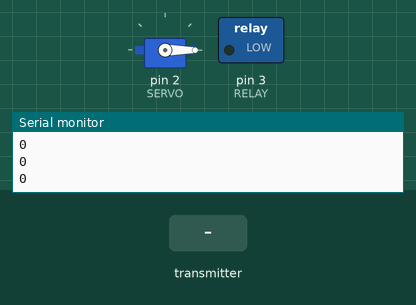
The program below on a simulated Arduino Pro Mini, built with avr-gcc and run on an emulated ATmega328P. On the bench: servo, switched loads named in the program (green lamp = pin HIGH), the last lines printed to the serial monitor. The inputs (shaded band) are chosen by the test bench. No radio packets arrive unless stated.

Above: at 1.2 s.
1.3 s: the transmitter starts sending pot = 64
At 1.6 s:
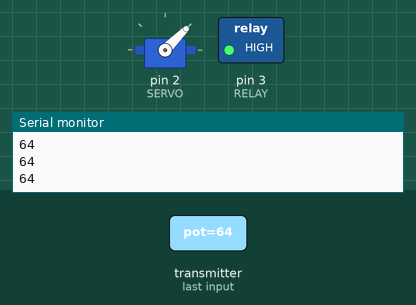
2.8 s: the transmitter starts sending pot = 128
At 4.0 s:
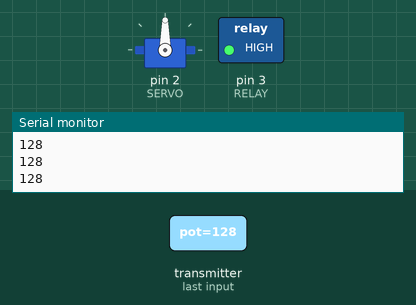
4.3 s: the transmitter starts sending pot = 255
At 5.1 s:
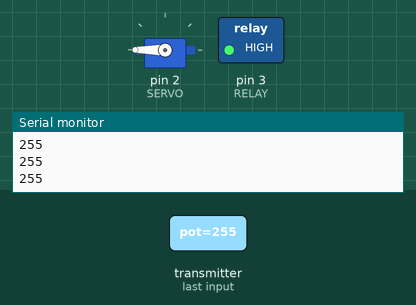
5.8 s: the transmitter starts sending pot = 0
At 6.2 s:
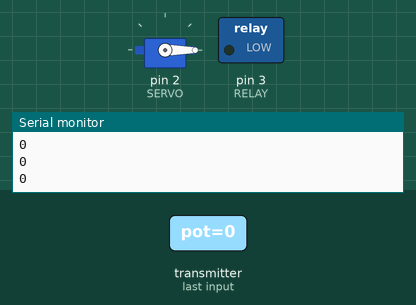
Timing chart, 0 to 8.3 s (numbered marks = the images above; inputs shaded):
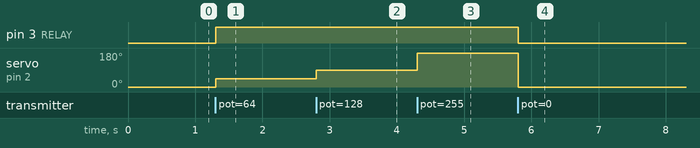

The program:

main.cpp
```cpp
#include <Arduino.h>
#include <SPI.h>

#define RX

#if defined(TX)
#include "tx.hpp"
#elif defined(RX)
#include "rx.hpp"
#elif defined(CTRL)
#include "ctrl.hpp"
#else
#error "Please define a role: TX, RX or CTRL"
#endif
```

rx.hpp
```cpp
/*
Arduino RC Receiver
*/
#include <Arduino.h>
#include <SPI.h>
#include <nRF24L01.h>
#include <RF24.h>
#include <Servo.h>
#include "config.h"

#define BAUD 9600
#define CE 9
#define CSN 10
#define TIMEOUT 500
#define SERVO 2
#define RELAY 3

Servo servo;
RF24 radio(CE, CSN); // nRF24L01 (CE, CSN)
unsigned long lastReceiveTime = 0;
unsigned long currentTime = 0;
byte pot;

void resetData()
{
    pot = 0;
}

void updateServo()
{
    int angle = map(pot, 0, 255, 0, 180);
    servo.write(angle);
}

void updateRelay()
{
    digitalWrite(RELAY, pot > 0);
}

void setup()
{
    Serial.begin(BAUD);
    servo.attach(SERVO); // init servo
    pinMode(RELAY, OUTPUT); // init relay

    radio.begin();
    radio.openReadingPipe(0, ADDRESS2);
    radio.setAutoAck(false);
    radio.setDataRate(RF24_250KBPS);
    radio.setPALevel(RF24_PA_LOW);
    radio.startListening(); //  Set the module as receiver
    resetData();

    updateRelay();
    updateServo();
    Serial.println("RX Init OK");
}

void loop()
{
    // Check lost connection
    currentTime = millis();
    if (currentTime - lastReceiveTime > TIMEOUT)
    {
        // Reset, avoid unwanted behavior
        resetData();
    }
    // Check incoming data
    if (radio.available())
    {
        radio.read(&pot, sizeof(byte));
        lastReceiveTime = millis();
    }
    // Update Relay & Servo
    updateRelay();
    updateServo();
    // Debug
    Serial.println(pot);
}
```

config.h
```cpp
#ifndef CONFIG_H
#define CONFIG_H

#include <Arduino.h>

extern const byte ADDRESS1[6] = "1TO2W";
extern const byte ADDRESS2[6] = "2TO3W";

#endif // CONFIG_H
```

Measured:
- after the input at 1.3 s, pin 3 (RELAY): LOW → HIGH at once; servo on pin 2 (SERVO): 0° → 45° at once
- after the input at 2.8 s, servo on pin 2 (SERVO): 45° → 90° at once
- after the input at 4.3 s, servo on pin 2 (SERVO): 90° → 180° at once
- after the input at 5.8 s, pin 3 (RELAY): HIGH → LOW at once; servo on pin 2 (SERVO): 180° → 0° at once
